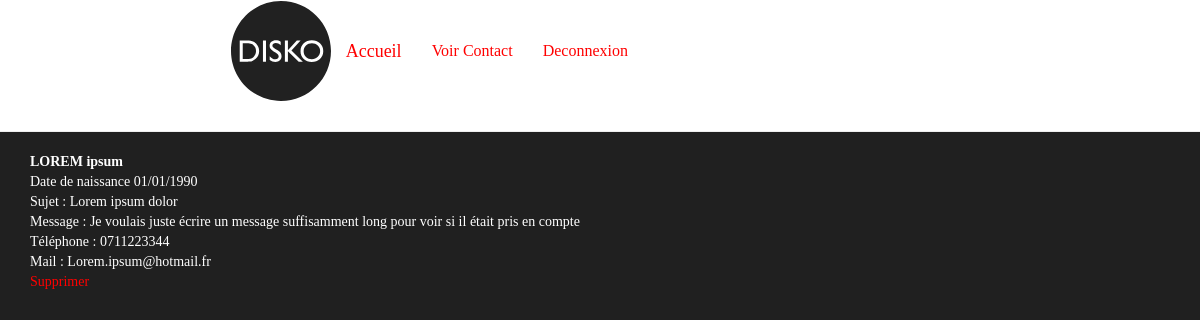
Page /index.php?uc=ConsulterInscrits&action=VoirUnInscrit&nom=lorem&prenom=ipsum&bd=1990-01-01 (signed in) on the committed database.
### tables this page shows
CREATE TABLE `personnes` (
  `Id` int(255) NOT NULL,
  `Sujet` varchar(255) NOT NULL,
  `Mail` varchar(100) NOT NULL,
  `Nom` text NOT NULL,
  `Prenom` text NOT NULL,
  `Date_Naissance` date NOT NULL,
  `Num_tel` varchar(15) NOT NULL,
  `Message` varchar(255) NOT NULL
);

### utilitaire/class.pdoDisko.inc.php (called while the page is built, shortened)
<?php
class PdoDisko {
    private static $serveur = 'mysql:host=localhost';
    private static $bdd = 'dbname=disko';
    private static $user = 'root';
    private static $mdp = '';
    private static $monPdo;
    private function __construct() {
        PdoDisko::$monPdo = new PDO(PdoDisko::$serveur . ';' . PdoDisko::$bdd, PdoDisko::$user, PdoDisko::$mdp);
        PdoDisko::$monPdo->query("SET CHARACTER SET utf8");
    }
    public static function getUnePersonne($nom, $prenom, $BD) {
        $nomlow = strtolower($nom);
        $prenomlow = strtolower($prenom);
        $req = "select * from personnes where Nom = '$nomlow' && Prenom='$prenomlow'&& Date_Naissance='$BD';";
        $res = PdoDisko::$monPdo->query($req);
        if ($res != FALSE) {
            $unInscrit = $res->fetch();
            return $unInscrit;
        } else {
            return False;
        }
    }
    public static function getUneInscription($id) {
        $req = "select * from personnes where Id= $id";
        $res = PdoDisko::$monPdo->query($req);
        $Inscription = $res->fetch();
        return $Inscription;
    }
}
?>

### vues/v_VoirUnInscrit.php (the view)
<?php
$LInscrit = PdoDisko::getUnePersonne($_REQUEST['nom'], $_REQUEST['prenom'], $_REQUEST['bd']);
$Inscription = PdoDisko::getUneInscription($LInscrit['Id']);
$dateN= explode(' ', $LInscrit['Date_Naissance']);
$formN= explode('-', $dateN[0]);
echo '<div class="container"> <b>'.strtoupper($LInscrit['Nom']) . ' ' . $LInscrit['Prenom'] . '</b><br>'
 . 'Date de naissance ' . $formN[2].'/'.$formN[1].'/'.$formN[0]. '<br>'
 . 'Sujet : ' . $LInscrit['Sujet'] . '<br>'
 . 'Message : ' . $LInscrit['Message'] . '<br>'
 . 'Téléphone : ' . $LInscrit['Num_tel'] . '<br>'
 . 'Mail : ' . $LInscrit['Mail'] . '<br>'
 . '<td><a href="index.php?uc=SuppInscrits&action=SuppUnInscrit&nom=' . $LInscrit['Nom'] . '&prenom=' . $LInscrit['Prenom'] . '&bd=' . $LInscrit['Date_Naissance'] . '&id=' . $LInscrit['Id'] . '">Supprimer</a></td>';

### rows in the picture
personnes: Nom "LOREM", Prenom "ipsum", Date_Naissance "01", Date_Naissance "1990", Sujet "Lorem ipsum dolor", Message "Je voulais juste écrire un message suffisamment long pour voir si il était pris en compte", Num_tel "0711223344", Mail "Lorem.ipsum@hotmail.fr"
